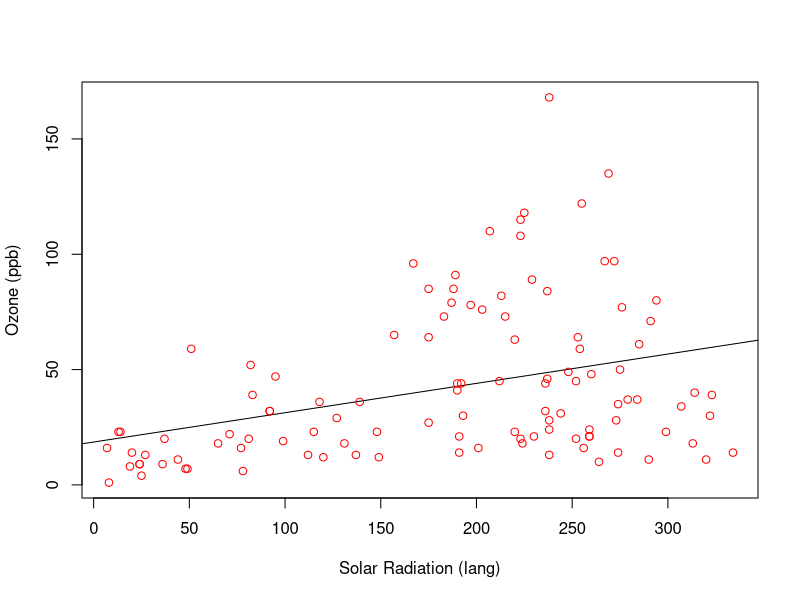

R code for this plot:
###Week 2 Assignment

#Explore 'airquality' dataset in RStudio

View(airquality)

#Explore relationship between solar radiation (in lang) and ozone (ppb).
ozone=as.numeric(airquality$Ozone, na.rm=TRUE)
solar=as.numeric(airquality$Solar.R, na.rm=TRUE)

solar.ozone=plot(solar, ozone, xlab="Solar Radiation (lang)", ylab="Ozone (ppb)", col="red", abline(lm(ozone~solar)))

#How frequently did ozone exceed 70 ppb (NAAQS)?
aboveNAAQS=table(ozone>70)
#Ozone exceeded NAAQS (70 ppb) on 25 days; did not exceed on 91 days.


average.ozone=mean(ozone, na.rm=TRUE)
#42.1 ppb



